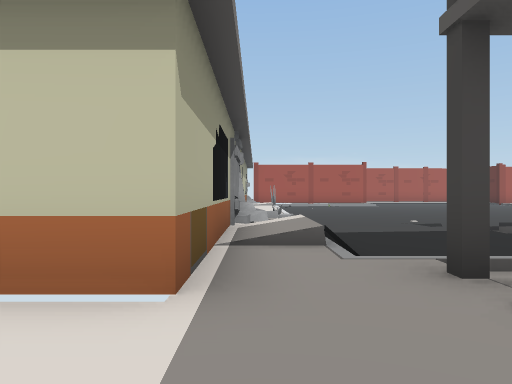
view 1 (above)

20 first-person views from a walk through a 3-D level made in the Unity game engine. The camera is 1.2 m above the floor, looks level and sees 70° across. The floor is counted in squares, 2 m on a side. Each view is taken from the middle of a square. On the plan, view 1 faces up. The plan holds only what a view shows up to about 10 squares ahead; the rest is blank. The place goes on beyond the plan. The player character is not drawn.

view 2
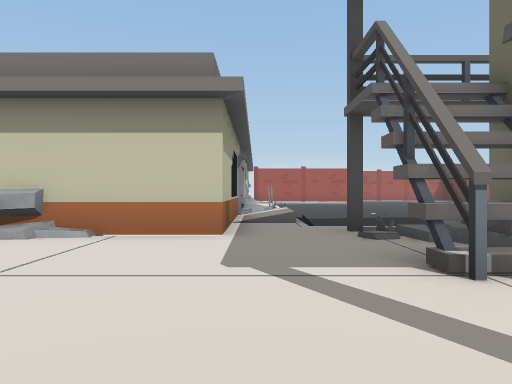

view 3
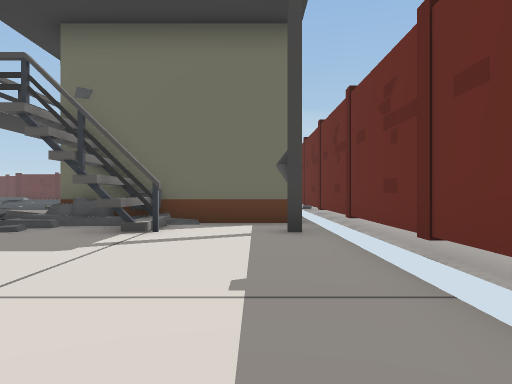

view 4
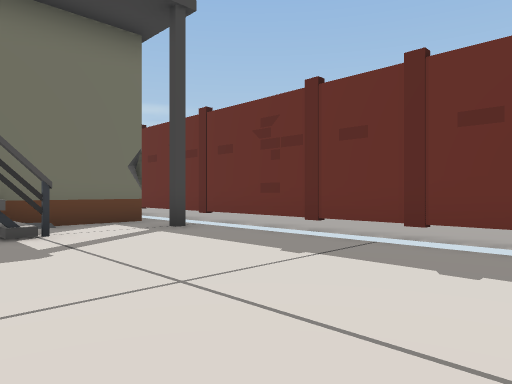

view 5
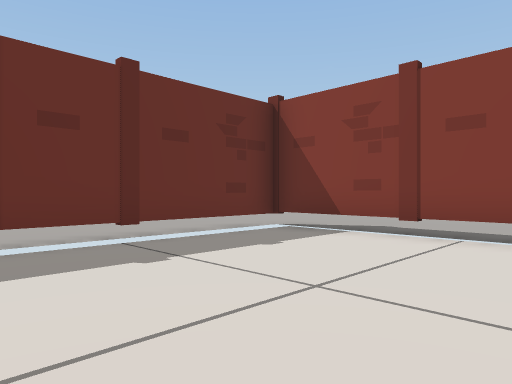

view 6
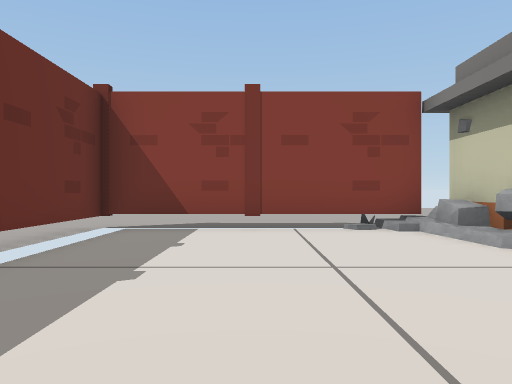

view 7
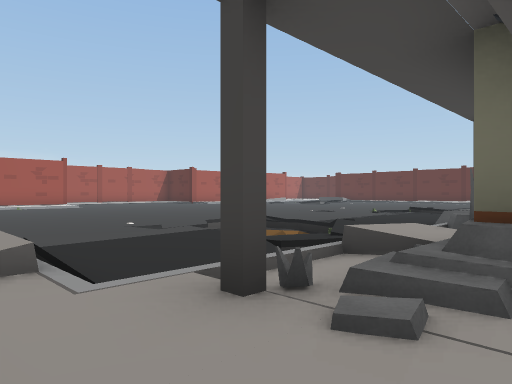

view 8
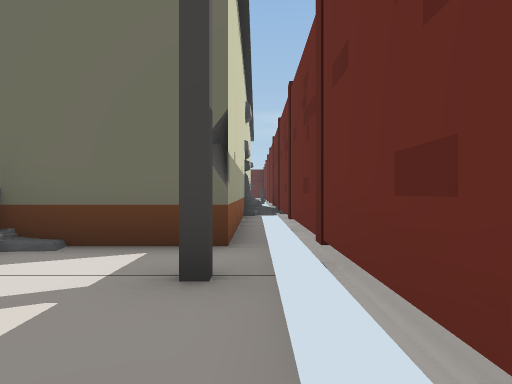

view 9
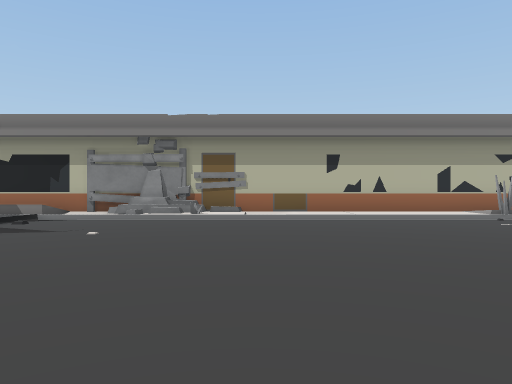

view 10
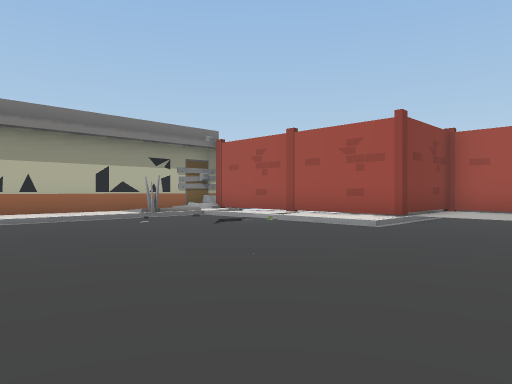

view 11
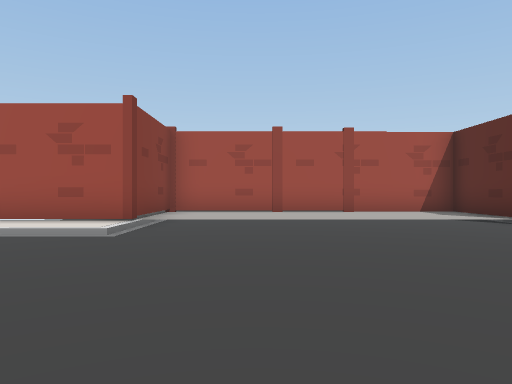

view 12
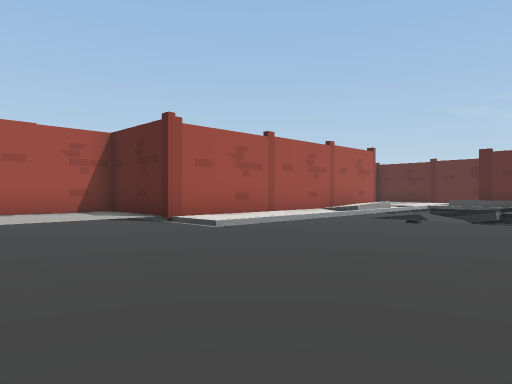

view 13
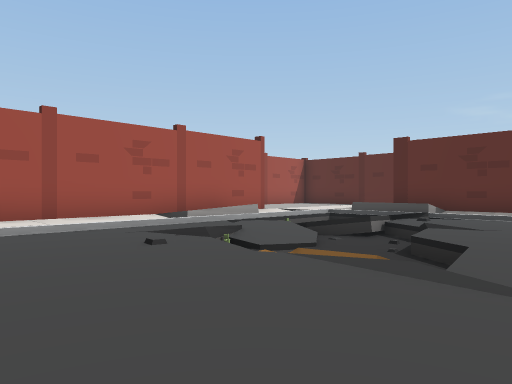

view 14
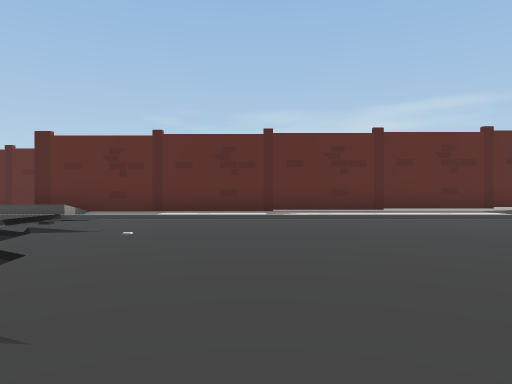

view 15
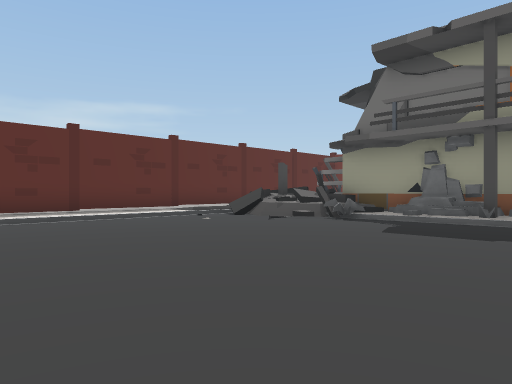

view 16
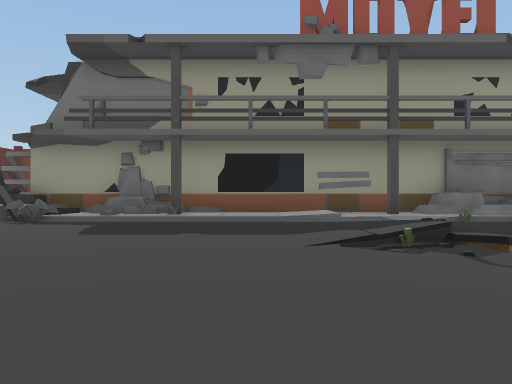

view 17
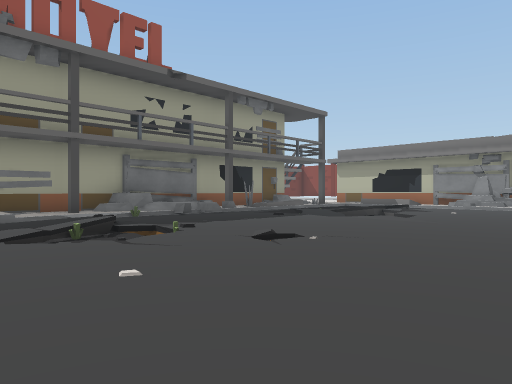

view 18
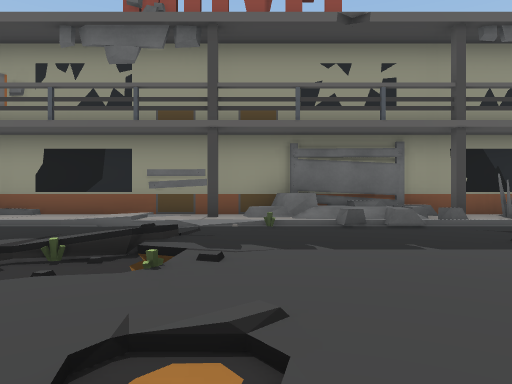

view 19
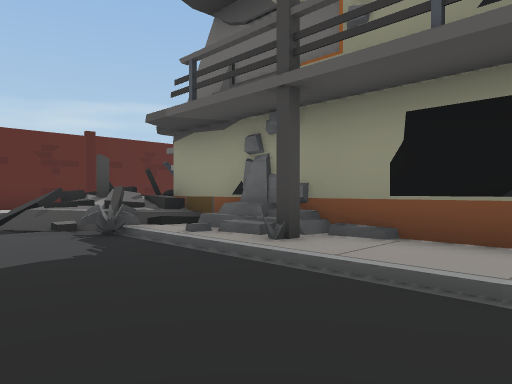

view 20
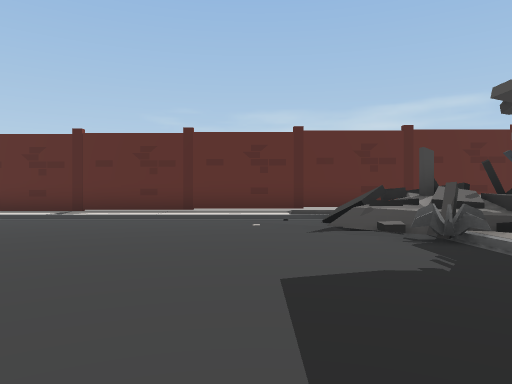

### Floor plan
Key: @ floor where view 1 was taken; # wall or solid block; . main floor; : floor 0.25 m higher than the main floor; - floor 0.5 m lower than the main floor; / step, stairs or slope; = window, fence, low wall or low ledge.
Columns run from 5 left of view 1 to 25 right of it. Each row starts with its distance up from view 1.
 23            #######
 22           #:::::::#
 21           #:::::::#
 20        ####:::::::#########
 19        ::::/....../::/:/
 18     # //////......////////
 17     # /.//............././
 16     #:/...............=//= /= #
 15     #:/...............///-=//:#
 14     #:/...............///=../:#
 13     #:/...............//....//#
 12     #:/........  .........../:#
 11     #//.....................//#
 10     #//...................../:#
  9     #//...................../:#
  8     #//...///.............../:#
  7     #:/..=  /....=//......../:#
  6     #/// -///....//:......../:#
  5     #////////....//:......:./:#
  4     #////// ./..../......=/=/ #
  3     #::/.///##//##/:::::==/#/ #
  2 #####::=#////######::#######= #
  1 #:::::::######    ####    #   #
  0 #::::@:##                     #
 -1 #:::::::#                     #
 -2 #:::::::#######
 -3 #:::::::::::::#
 -4 ###############

Positions as (right, up) in squares from view 1, and headings:
1: (0, 0), facing up
2: (0, -3), facing up
3: (-4, -2), facing right
4: (-4, 1), facing down-right
5: (0, 1), facing down-left
6: (1, -1), facing left
7: (0, 1), facing up-right
8: (-1, -3), facing right
9: (9, 11), facing left
10: (9, 12), facing up-left
11: (8, 13), facing up
12: (9, 13), facing up-right
13: (14, 12), facing up-right
14: (15, 11), facing right
15: (15, 11), facing down-right
16: (15, 11), facing down
17: (15, 12), facing down-left
18: (11, 10), facing down
19: (14, 6), facing down-right
20: (15, 6), facing right
